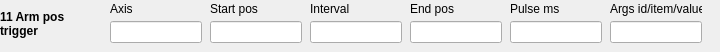
  <widget class="caFrame" name="editActionFrame11">
   <property name="geometry"><rect><x>180</x><y>258</y><width>720</width><height>52</height></rect></property>
   <property name="visibility"><enum>caFrame::Calc</enum></property>
   <property name="visibilityCalc"><string notr="true">A==11</string></property>
   <property name="channel" stdset="0"><string notr="true">$(SEQ_PFX)Edit-Action</string></property>
   <widget class="caLabel" name="editActionName11">
    <property name="geometry"><rect><x>0</x><y>2</y><width>105</width><height>43</height></rect></property>
    <property name="font"><font><bold>true</bold></font></property>
    <property name="wordWrap"><bool>true</bool></property>
    <property name="text"><string>11 Arm pos trigger</string></property>
   </widget>
   <widget class="caLabel" name="editAxisLabelA11_0"><property name="geometry"><rect><x>110</x><y>0</y><width>92</width><height>18</height></rect></property><property name="text"><string>Axis</string></property></widget>
   <widget class="caTextEntry" name="editAxisA11_0"><property name="geometry"><rect><x>110</x><y>21</y><width>92</width><height>22</height></rect></property><property name="channel" stdset="0"><string notr="true">$(SEQ_PFX)Edit-Axis</string></property></widget>
   <widget class="caLabel" name="editPositionLabelA11_1"><property name="geometry"><rect><x>210</x><y>0</y><width>92</width><height>18</height></rect></property><property name="text"><string>Start pos</string></property></widget>
   <widget class="caTextEntry" name="editPositionA11_1"><property name="geometry"><rect><x>210</x><y>21</y><width>92</width><height>22</height></rect></property><property name="channel" stdset="0"><string notr="true">$(SEQ_PFX)Edit-Position</string></property></widget>
   <widget class="caLabel" name="editVelocityLabelA11_2"><property name="geometry"><rect><x>310</x><y>0</y><width>92</width><height>18</height></rect></property><property name="text"><string>Interval</string></property></widget>
   <widget class="caTextEntry" name="editVelocityA11_2"><property name="geometry"><rect><x>310</x><y>21</y><width>92</width><height>22</height></rect></property><property name="channel" stdset="0"><string notr="true">$(SEQ_PFX)Edit-Velocity</string></property></widget>
   <widget class="caLabel" name="editAccelerationLabelA11_3"><property name="geometry"><rect><x>410</x><y>0</y><width>92</width><height>18</height></rect></property><property name="text"><string>End pos</string></property></widget>
   <widget class="caTextEntry" name="editAccelerationA11_3"><property name="geometry"><rect><x>410</x><y>21</y><width>92</width><height>22</height></rect></property><property name="channel" stdset="0"><string notr="true">$(SEQ_PFX)Edit-Acceleration</string></property></widget>
   <widget class="caLabel" name="editDecelerationLabelA11_4"><property name="geometry"><rect><x>510</x><y>0</y><width>92</width><height>18</height></rect></property><property name="text"><string>Pulse ms</string></property></widget>
   <widget class="caTextEntry" name="editDecelerationA11_4"><property name="geometry"><rect><x>510</x><y>21</y><width>92</width><height>22</height></rect></property><property name="channel" stdset="0"><string notr="true">$(SEQ_PFX)Edit-Deceleration</string></property></widget>
   <widget class="caLabel" name="editArgsLabelA11_5"><property name="geometry"><rect><x>610</x><y>0</y><width>92</width><height>18</height></rect></property><property name="text"><string>Args id/item/value</string></property></widget>
   <widget class="caTextEntry" name="editArgsA11_5"><property name="geometry"><rect><x>610</x><y>21</y><width>92</width><height>22</height></rect></property><property name="channel" stdset="0"><string notr="true">$(SEQ_PFX)Edit-Args</string></property><property name="formatType"><enum>caLineEdit::string</enum></property></widget>
  </widget>
